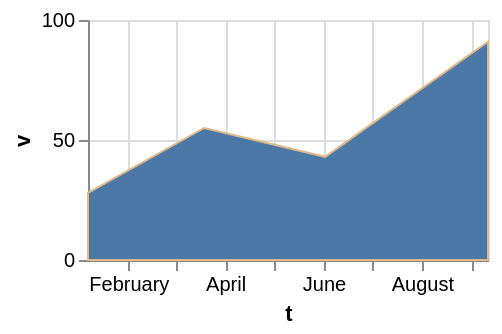

Vega-Lite specification for this chart:
### Vega-Lite specification from a JSON file in a GitHub repository (floating-point values rounded to 4 significant figures)
{"$schema": "https://vega.github.io/schema/vega-lite/v6.json", "width": 200, "height": 120, "data": {"values": [{"c": "alpha", "v": 28, "w": 3, "t": "2024-01-07"}, {"c": "beta", "v": 55, "w": 7, "t": "2024-03-19"}, {"c": "gamma", "v": 43, "w": 5, "t": "2024-06-02"}, {"c": "delta", "v": 91, "w": 9, "t": "2024-09-11"}]}, "mark": {"type": "area", "stroke": "burlywood"}, "encoding": {"x": {"field": "t", "type": "temporal"}, "y": {"field": "v", "type": "quantitative"}}}
